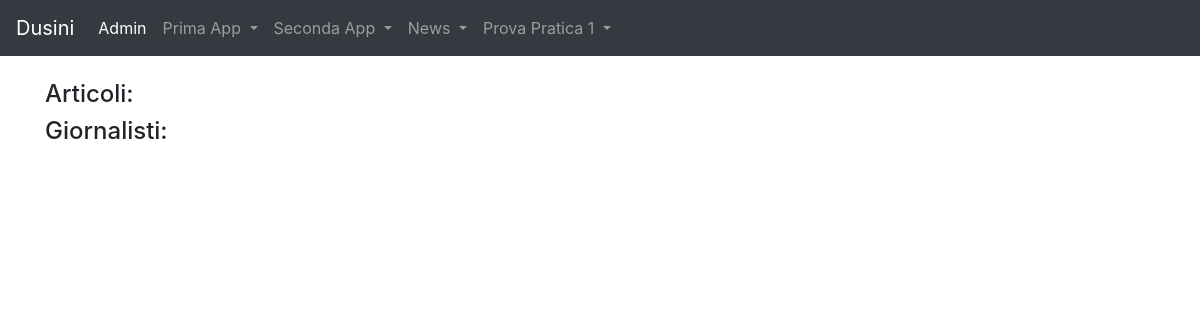
Page /news/home_articolo on the earlier database version.
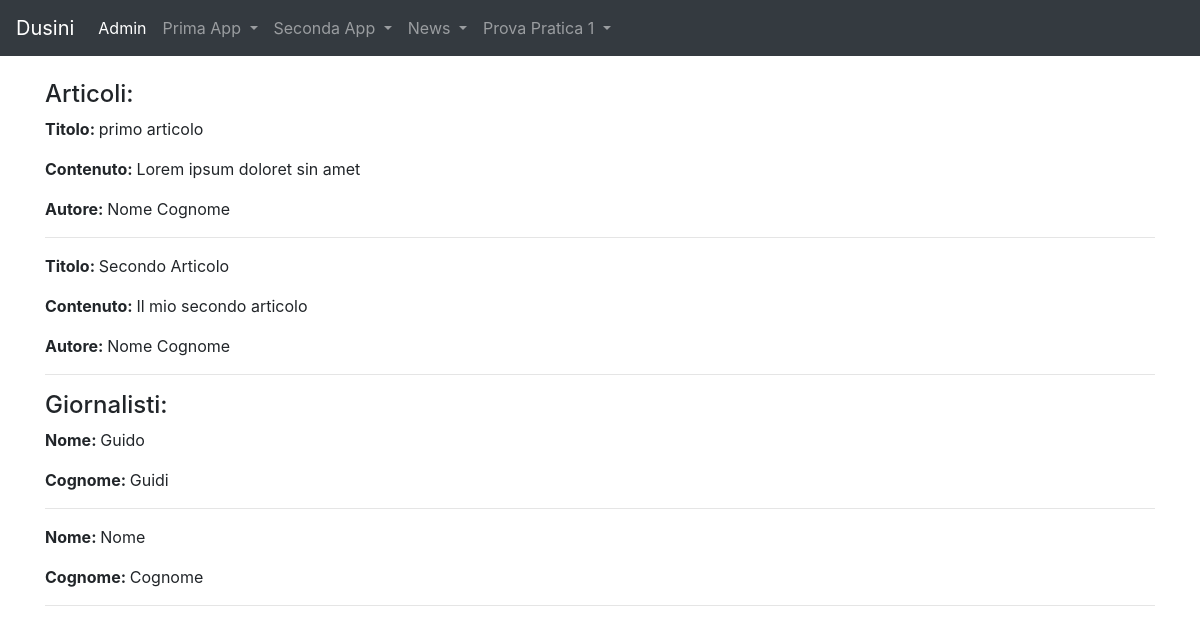
Same page on the later database version.
### news/models.py (models this page shows)
class Articolo(models.Model):
    titolo = models.CharField(max_length=100)
    contenuto = models.TextField()
    giornalista = models.ForeignKey(Giornalista, on_delete=models.CASCADE, related_name="articoli")
    data = models.DateField(auto_now=True,blank=True)
    visualizzazioni=models.IntegerField(default=0,blank=True)
    def __str__(self):
        return self.titolo
    class Meta:
        verbose_name = "Articolo"
        verbose_name_plural = "Articoli"

class Giornalista(models.Model):
    nome = models.CharField(max_length=20)
    cognome = models.CharField(max_length=20)
    anno_di_nascita = models.DateField(blank=True)
    def __str__(self):
        return self.nome + " " + self.cognome
    class Meta:
        verbose_name = "Giornalista"
        verbose_name_plural = "Giornalisti"

### news/views.py (the view)
# urls.py: path('home_articolo', home, name="home"),
def home(request):
  """
  a = []
  g = []
  for art in Articolo.objects.all():
      a.append(art.titolo)
  for gio in Giornalista.objects.all():
      g.append(gio.name)

  response = str(a) + "<br>" + str(g)
  """
  articoli = Articolo.objects.all()
  giornalisti = Giornalista.objects.all()
  context = {"articoli": articoli, "giornalisti": giornalisti}
  print(context)
  return render(request, "homepage_articoli.html", context)

### news/templates/homepage_articoli.html (shortened to what this page needs)
{% extends "base.html" %}
{%block content%}
 <h4> Articoli: </h4>
 {%for articolo in articoli%}
    <p><strong>Titolo: </strong>{{articolo.titolo}}</p>
    <p><strong>Contenuto: </strong>{{articolo.contenuto}}</p>
    <p><strong>Autore: </strong>{{articolo.giornalista}}</p>
    <hr>
{%endfor%}
<h4> Giornalisti: </h4>
 {%for giornalista in giornalisti%}
    <p><strong>Nome: </strong>{{giornalista.nome}}</p>
    <p><strong>Cognome: </strong>{{giornalista.cognome}}</p>
    <hr>
{%endfor%}
{%endblock content%}

### templates/base.html (shortened to what this page needs)
<!doctype html>
{% load static %}
<html lang="en">
  <head>
    <link rel="stylesheet" href="https://cdn.jsdelivr.net/npm/bootstrap@4.5.3/dist/css/bootstrap.min.css">
  </head>
  <body>
    <nav class="navbar navbar-expand-lg navbar-dark bg-dark">
        <a class="navbar-brand" href="/">Dusini</a>
        <div class="collapse navbar-collapse" id="navbarNavDropdown">
          <ul class="navbar-nav">
            <li class="nav-item active">
                <a class="nav-link" href="/admin">Admin <span class="sr-only">(current)</span></a>
              </li>
            <li class="nav-item dropdown">
              <a class="nav-link dropdown-toggle" href="#" id="navbarDropdownMenuLink" role="button" data-toggle="dropdown" aria-haspopup="true" aria-expanded="false">
                Prima App
              </a>
            </li>
            <li class="nav-item dropdown">
                <a class="nav-link dropdown-toggle" href="#" id="navbarDropdownMenuLink" role="button" data-toggle="dropdown" aria-haspopup="true" aria-expanded="false">
                  Seconda App
                </a>
              </li>
              <li class="nav-item dropdown">
                <a class="nav-link dropdown-toggle" href="#" id="navbarDropdownMenuLink" role="button" data-toggle="dropdown" aria-haspopup="true" aria-expanded="false">
                  News
                </a>
              </li>
              <li class="nav-item dropdown">
                <a class="nav-link dropdown-toggle" href="#" id="navbarDropdownMenuLink" role="button" data-toggle="dropdown" aria-haspopup="true" aria-expanded="false">
                  Prova Pratica 1
                </a>
              </li>
          </ul>
        </div>
      </nav>
      <div class="container my-4">
        {% block content %}
        {% endblock content %}
      </div>
  </body>
</html>

Differences in the rows shown:
added Articolo: titolo "primo articolo", contenuto "Lorem ipsum doloret sin amet", giornalista "Nome Cognome"
added Articolo: titolo "Secondo Articolo", contenuto "Il mio secondo articolo", giornalista "Nome Cognome"
added Giornalista: nome "Guido", cognome "Guidi"
added Giornalista: nome "Nome", cognome "Cognome"
